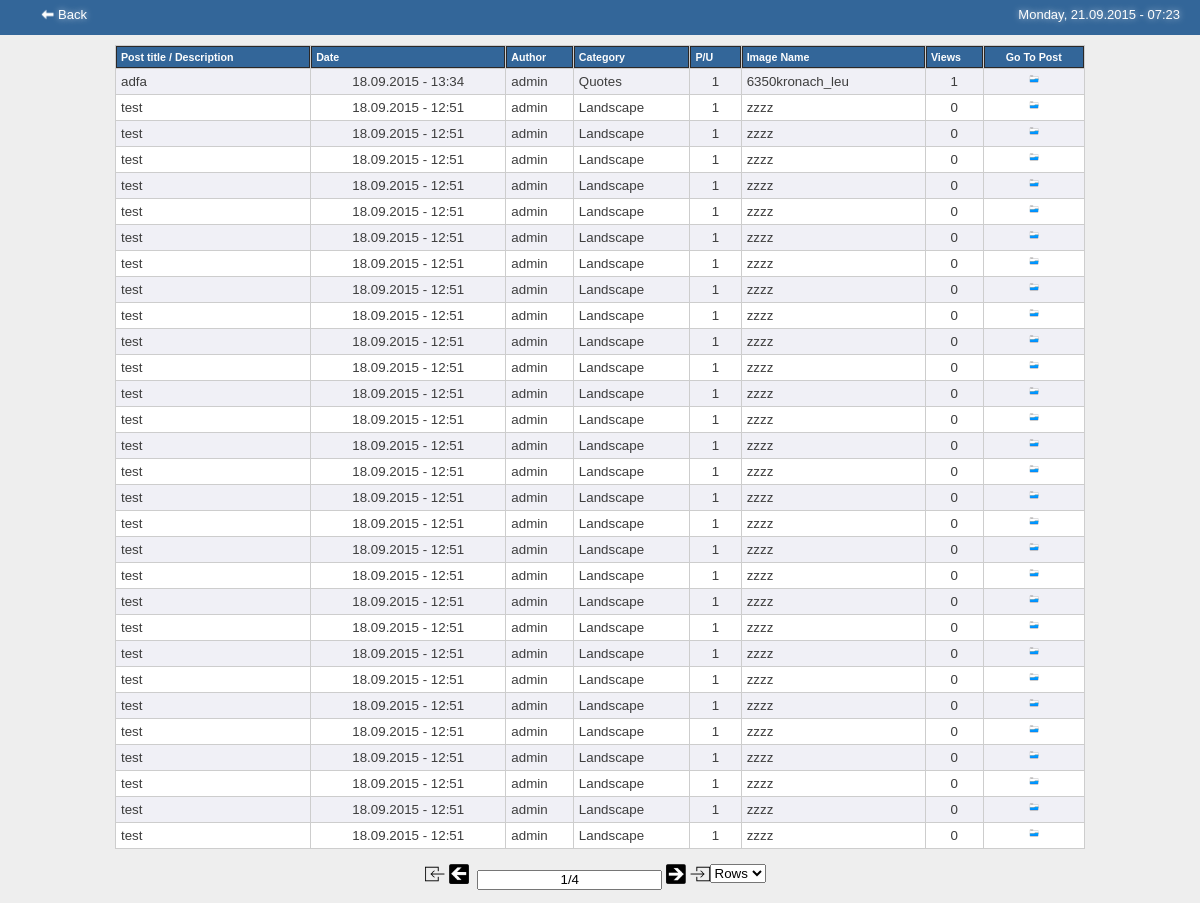
Screenshot of /admin/posts-database.php (signed in) with the database file from the repository.
### tables this page shows
CREATE TABLE IF NOT EXISTS `posts` (
  `id` bigint(20) NOT NULL AUTO_INCREMENT,
  `user_id` int(30) NOT NULL,
  `description` text NOT NULL,
  `status` int(11) NOT NULL DEFAULT '1',
  `category_id` int(30) NOT NULL,
  `views` bigint(20) NOT NULL,
  `image_name` text NOT NULL,
  `created_at` timestamp NOT NULL DEFAULT CURRENT_TIMESTAMP ON UPDATE CURRENT_TIMESTAMP,
  PRIMARY KEY (`id`),
  UNIQUE KEY `id` (`id`),
  KEY `created_at` (`created_at`)
);

CREATE TABLE IF NOT EXISTS `users` (
  `id` int(11) NOT NULL AUTO_INCREMENT,
  `username` varchar(30) NOT NULL,
  `email` varchar(50) NOT NULL,
  `password` char(128) NOT NULL,
  `status` int(12) DEFAULT NULL,
  PRIMARY KEY (`id`)
);

CREATE TABLE IF NOT EXISTS `categories` (
  `id` int(20) NOT NULL AUTO_INCREMENT,
  `category_name` varchar(30) NOT NULL,
  PRIMARY KEY (`id`)
);

### admin/functions.php (the view, shortened to what this page needs)
<?php
    function header_requires(){
        ?>
        <link rel="stylesheet" type="text/css" href="<?php echo PANEL_URL; ?>css/css_panel.css"/>
        <?php
    }
        ?>
        <?php
    function get_user_name($mysqli, $user_id){
        $user_author  = "SELECT id, username FROM users WHERE id = $user_id";
        $result_user = mysqli_query($mysqli, $user_author);
        $data_user   = mysqli_fetch_array($result_user);
        return $data_user[ 'username' ];
    }
    function get_category_name($mysqli, $category_id) {
        $query_cat  = "SELECT category_name FROM categories WHERE id = $category_id";
        $result_cat = mysqli_query($mysqli, $query_cat);
        $data_cat   = mysqli_fetch_array($result_cat);
        return $data_cat[ 'category_name' ];
    }
        ?>
        <?php
    function show_posts_database($mysqli) {
        $query_select_posts = "SELECT id, user_id, created_at, description, status, category_id, image_name, views FROM posts ORDER BY created_at DESC";
        $result_posts       = mysqli_query($mysqli, $query_select_posts);
    ?>
        <table cellspacing="1" class="tablesorter">
            <thead>
                <tr>
                    <th> Post title / Description </th>
                    <th> Date </th>
                    <th> Author </th>
                    <th> Category </th>
                    <th> P/U &nbsp;&nbsp; </th>
                    <th> Image Name </th>
                    <th> Views </th>
                    <th class="text-center"> Go To Post </th>
                </tr>
            </thead>
        <tbody>
    <?php
        while ($data = mysqli_fetch_array($result_posts)){
        ?>
            <tr>
                <td style="cursor: default;" title="<?= $data[ 'description' ]; ?>"> <?= substr($data[ 'description' ], 0, 40); ?> </td>
                <td title="<?= (date("l, d F  H:i", strtotime($data[ 'created_at' ]))) ?>" style="text-align:center; cursor: default;"> <?= (date("d.m.Y - H:i", strtotime($data[ 'created_at' ]))) ?> </td>
                <td> <?php echo get_user_name($mysqli, $data['user_id']); ?> </td>
                <td> <?php echo get_category_name($mysqli, $data['category_id']); ?> </td>
                <td class="text-center" style="cursor: default;"> <?= $data['status'] ?> </td>
                <td style="cursor: default;" title="<?= $data[ 'image_name'] ?>"> <?= substr($data[ 'image_name' ], 0, 15) ?> </td>
                <td class="text-center" ><?= $data[ 'views' ]; ?> </td>
                <td title="View&nbsp;&nbsp; <?=$data['id'] ?>" style="text-align:center; cursor:default"><a href="single-post-view.php?p_id=<?= $data['id']; ?>" /><img src="images/open.png" class="p_db_img_view"></td>
            </tr>
            <?php
        }
            ?>
        </tbody>
        </table>
    <?php
    }
                ?>

### admin/css/css_panel.css (style rules this page uses)
body { padding:0px; margin:0px; background-color:#eee; font-size:13px; font-family: "Trebuchet MS", Arial, Helvetica, sans-serif; }
.text-center { text-align:center; }
img.p_db_img_view { width:10px; height:auto; }
table.tablesorter { font-family:arial; background-color: #CDCDCD; margin:10px 0pt 15px; font-size: 10pt; width: 100%; text-align: left; }
table.tablesorter thead tr th, table.tablesorter tfoot tr th { background-color: #336699; border: 1px solid #2B2827 ; font-size: 8pt; padding: 4px; color:#FDFDFD; }
table.tablesorter thead tr .header { background-image: url('http://irishjoy.flivetech.com/panel/super/images/bg.png'); background-repeat: no-repeat; background-position: center right; cursor: pointer; }
table.tablesorter tbody td { color: #3D3D3D; padding: 5px; background-color: #FFF; vertical-align: top; }
table.tablesorter tbody tr.odd td { background-color:#F0F0F6; }

### rows the page displays
posts: description "adfa", created_at "18.09.2015 - 13:34", user.username "admin", category.category_name "Quotes", status "1", image_name "6350kronach_leu", views "1"
posts: description "test", created_at "18.09.2015 - 12:51", user.username "admin", category.category_name "Landscape", status "1", image_name "zzzz", views "0"
posts: description "test", created_at "18.09.2015 - 12:51", user.username "admin", category.category_name "Landscape", status "1", image_name "zzzz", views "0"
posts: description "test", created_at "18.09.2015 - 12:51", user.username "admin", category.category_name "Landscape", status "1", image_name "zzzz", views "0"
posts: description "test", created_at "18.09.2015 - 12:51", user.username "admin", category.category_name "Landscape", status "1", image_name "zzzz", views "0"
posts: description "test", created_at "18.09.2015 - 12:51", user.username "admin", category.category_name "Landscape", status "1", image_name "zzzz", views "0"
posts: description "test", created_at "18.09.2015 - 12:51", user.username "admin", category.category_name "Landscape", status "1", image_name "zzzz", views "0"
posts: description "test", created_at "18.09.2015 - 12:51", user.username "admin", category.category_name "Landscape", status "1", image_name "zzzz", views "0"
posts: description "test", created_at "18.09.2015 - 12:51", user.username "admin", category.category_name "Landscape", status "1", image_name "zzzz", views "0"
posts: description "test", created_at "18.09.2015 - 12:51", user.username "admin", category.category_name "Landscape", status "1", image_name "zzzz", views "0"
posts: description "test", created_at "18.09.2015 - 12:51", user.username "admin", category.category_name "Landscape", status "1", image_name "zzzz", views "0"
posts: description "test", created_at "18.09.2015 - 12:51", user.username "admin", category.category_name "Landscape", status "1", image_name "zzzz", views "0"
posts: description "test", created_at "18.09.2015 - 12:51", user.username "admin", category.category_name "Landscape", status "1", image_name "zzzz", views "0"
posts: description "test", created_at "18.09.2015 - 12:51", user.username "admin", category.category_name "Landscape", status "1", image_name "zzzz", views "0"
posts: description "test", created_at "18.09.2015 - 12:51", user.username "admin", category.category_name "Landscape", status "1", image_name "zzzz", views "0"
posts: description "test", created_at "18.09.2015 - 12:51", user.username "admin", category.category_name "Landscape", status "1", image_name "zzzz", views "0"
posts: description "test", created_at "18.09.2015 - 12:51", user.username "admin", category.category_name "Landscape", status "1", image_name "zzzz", views "0"
posts: description "test", created_at "18.09.2015 - 12:51", user.username "admin", category.category_name "Landscape", status "1", image_name "zzzz", views "0"
posts: description "test", created_at "18.09.2015 - 12:51", user.username "admin", category.category_name "Landscape", status "1", image_name "zzzz", views "0"
posts: description "test", created_at "18.09.2015 - 12:51", user.username "admin", category.category_name "Landscape", status "1", image_name "zzzz", views "0"
posts: description "test", created_at "18.09.2015 - 12:51", user.username "admin", category.category_name "Landscape", status "1", image_name "zzzz", views "0"
posts: description "test", created_at "18.09.2015 - 12:51", user.username "admin", category.category_name "Landscape", status "1", image_name "zzzz", views "0"
posts: description "test", created_at "18.09.2015 - 12:51", user.username "admin", category.category_name "Landscape", status "1", image_name "zzzz", views "0"
posts: description "test", created_at "18.09.2015 - 12:51", user.username "admin", category.category_name "Landscape", status "1", image_name "zzzz", views "0"
posts: description "test", created_at "18.09.2015 - 12:51", user.username "admin", category.category_name "Landscape", status "1", image_name "zzzz", views "0"
posts: description "test", created_at "18.09.2015 - 12:51", user.username "admin", category.category_name "Landscape", status "1", image_name "zzzz", views "0"
posts: description "test", created_at "18.09.2015 - 12:51", user.username "admin", category.category_name "Landscape", status "1", image_name "zzzz", views "0"
posts: description "test", created_at "18.09.2015 - 12:51", user.username "admin", category.category_name "Landscape", status "1", image_name "zzzz", views "0"
posts: description "test", created_at "18.09.2015 - 12:51", user.username "admin", category.category_name "Landscape", status "1", image_name "zzzz", views "0"
posts: description "test", created_at "18.09.2015 - 12:51", user.username "admin", category.category_name "Landscape", status "1", image_name "zzzz", views "0"
